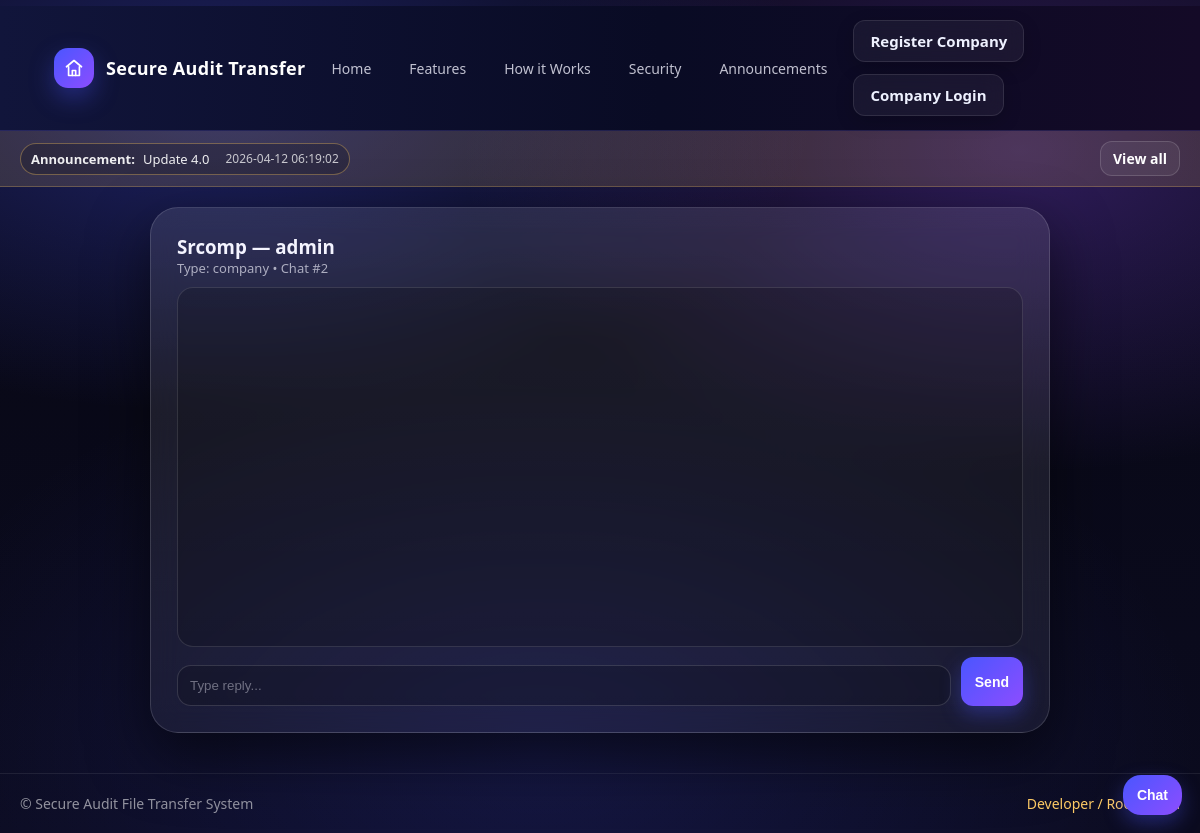
The app's page /root/chat/2 (signed in) with its own data.
### tables this page shows
CREATE TABLE announcements (
        id INTEGER PRIMARY KEY AUTOINCREMENT,
        title TEXT NOT NULL,
        body TEXT NOT NULL,
        created_at DATETIME DEFAULT CURRENT_TIMESTAMP
    );

CREATE TABLE chats (
        id INTEGER PRIMARY KEY AUTOINCREMENT,
        chat_type TEXT NOT NULL,              -- 'root_public' | 'company' | 'admin_to_root'
        company_id INTEGER,                   -- NULL for root_public/admin_to_root
        created_at DATETIME DEFAULT CURRENT_TIMESTAMP,
        created_by_user_id INTEGER,           -- NULL for visitor chats
        visitor_token TEXT,                   -- for root_public OR "low:high" for company OR "admin:<id>" for admin_to_root
        user1_id INTEGER,                     -- optional for company/admin_to_root pairing
        user2_id INTEGER                      -- optional for company/admin_to_root pairing
    );

### app.py (the view)
@app.route("/root/chat/<int:chat_id>")
def root_chat_view(chat_id):
    if not root_required():
        return redirect(url_for("root_login"))
    conn = get_db()
    cur = conn.cursor()
    cur.execute("""
        SELECT
            c.id,
            c.chat_type,
            COALESCE(comp.company_name, 'Unknown') AS company_name,
            COALESCE(u.username, 'Unknown') AS admin_username
        FROM chats c
        LEFT JOIN users u
          ON u.id = CASE
              WHEN c.chat_type='admin_to_root' THEN
                CASE
                  WHEN COALESCE(c.user1_id,0) > COALESCE(c.user2_id,0) THEN COALESCE(c.user1_id,0)
                  ELSE COALESCE(c.user2_id,0)
                END
              ELSE c.created_by_user_id
          END
        LEFT JOIN companies comp ON comp.id = u.company_id
        WHERE c.id=?
        LIMIT 1
    """, (chat_id,))
    row = cur.fetchone()
    conn.close()
    if not row:
        flash("Chat not found.", "danger")
        return redirect(url_for("root_chats"))
    return render_template(
        "root_chat_view.html",
        chat_id=chat_id,
        chat_type=row[1],
        company_name=row[2],
        admin_username=row[3]
    )

### app.py (called while the page is built)
def get_db():
    conn = sqlite3.connect(DATABASE)
    return conn

def root_required():
    return bool(session.get("is_root") is True)

@app.context_processor
def inject_latest_announcement():
    try:
        conn = get_db()
        cur = conn.cursor()
        cur.execute("SELECT id, title, created_at FROM announcements ORDER BY id DESC LIMIT 1")
        row = cur.fetchone()
        conn.close()
        if row:
            return {"latest_announcement": {"id": row[0], "title": row[1], "created_at": row[2]}}
    except Exception:
        pass
    return {"latest_announcement": None}

### templates/root_chat_view.html (shortened to what this page needs)
{% extends "base.html" %}
{% block content %}
<div class="glass-card" style="max-width:900px;margin:20px auto;">
  <div class="right-pane">
    <h3 style="margin:0;">{{ company_name }} — {{ admin_username }}</h3>
    <div class="small-muted">Type: {{ chat_type }} • Chat #{{ chat_id }}</div>
    <div id="chatBox" style="height:360px;overflow:auto;border:1px solid rgba(255,255,255,.12);border-radius:16px;padding:10px;background:rgba(0,0,0,.18);margin-top:10px;"></div>
    <div style="display:flex;gap:10px;margin-top:10px;">
      <input id="msg" class="input" placeholder="Type reply..." style="flex:1;">
      <button id="sendBtn" class="btn btn-primary" type="button">Send</button>
    </div>
  </div>
</div>
{% endblock %}

### templates/base.html (shortened to what this page needs)
<!DOCTYPE html>
<html>
<head>
  <link rel="stylesheet" href="{{ url_for('static', filename='theme.css') }}">
</head>
<body>
<div class="navbar">
  <div class="container-xl nav-inner">
    <a class="brand" href="{{ url_for('home') }}">
      <span class="brand-badge">
      </span>
      <span>Secure Audit Transfer</span>
    </a>
    <div class="nav-links">
      <a href="{{ url_for('home') }}">Home</a>
      <a href="{{ url_for('home') }}#features">Features</a>
      <a href="{{ url_for('home') }}#how">How it Works</a>
      <a href="{{ url_for('home') }}#security">Security</a>
      <a href="{{ url_for('announcements_page') }}">Announcements</a>
    </div>
    <div class="nav-actions">
      <div class="nav-right">
  {% if session.get('company_id') %}
    <a href="{{ url_for('portal_select') }}" class="nav-link-btn">Back to Dashboard</a>
    {% if session.get('role') == 'admin' %}
      <a href="{{ url_for('admin_dashboard') }}" class="nav-link-btn">Admin Panel</a>
    {% elif session.get('role') == 'it' %}
      <a href="{{ url_for('it_dashboard') }}" class="nav-link-btn">IT Panel</a>
    {% elif session.get('role') == 'staff' %}
      <a href="{{ url_for('staff_dashboard') }}" class="nav-link-btn">Staff Panel</a>
    {% endif %}
    <a href="{{ url_for('logout') }}" class="nav-link-btn logout-btn">Logout</a>
  {% else %}
    <a href="{{ url_for('register_company') }}" class="nav-link-btn">Register Company</a>
    <a href="{{ url_for('company_login') }}" class="nav-link-btn">Company Login</a>
  {% endif %}
</div>
    </div>
  </div>
</div>
{% if latest_announcement %}
<div class="announce-bar">
  <div class="container-xl wrap">
    <div class="announce-pill">
      <b>Announcement:</b>
      <span>{{ latest_announcement.title }}</span>
      <span class="announce-date">{{ latest_announcement.created_at }}</span>
    </div>
    <a class="btn" href="{{ url_for('announcements_page') }}" style="padding:7px 12px;">View all</a>
  </div>
</div>
{% endif %}
<div class="container-xl">
  {% block content %}{% endblock %}
</div>
<div class="chat-fab">
  <button id="chatOpenBtn" class="btn btn-primary" type="button" style="border-radius:18px;padding:12px 14px; position:relative;">
  Chat
</button>
</div>
<div class="footer">
  <div class="container-xl" style="display:flex;justify-content:space-between;flex-wrap:wrap;">
    <div>© Secure Audit File Transfer System</div>
    <div>
      <a href="{{ url_for('root_login') }}" style="color:#ffcc66;">Developer / Root Portal</a>
    </div>
  </div>
</div>
</body>
</html>

### static/theme.css (style rules this page uses)
:root { --bg:#070712; --bg2:#0b0b1f; --text:#f4f4ff; --muted:rgba(244,244,255,.65); --glass: rgba(255,255,255,.08); --stroke: rgba(255,255,255,.14); --primary:#4a56ff; --primary2:#8c4dff; --good:#3ddc97; --warn:#ffcc66; --danger:#ff5c7a; --shadow: 0 24px 60px rgba(0,0,0,.55); --radius: 22px; --radius2: 16px; --font: ui-sans-serif, system-ui, -apple-system, Segoe UI, Roboto, Helvetica, Arial; }
* { box-sizing:border-box; }
html,body { height:100%; }
body { margin:0; font-family:var(--font); color:var(--text); background: radial-gradient(1000px 520px at 18% 12%, rgba(74,86,255,.35), transparent 60%), radial-gradient(900px 520px at 85% 18%, rgba(140,77,255,.30), transparent 62%), radial-gradient(1100px 700px at 45% 90%, rgba(74,86,255,.16), transparent 60%), linear-gradient(180deg, var(--bg) 0%, var(--bg2) 100%); }
a { color: inherit; text-decoration:none; }
.container-xl { max-width: 1180px; margin: 0 auto; padding: 0 18px; }
.navbar { position: sticky; top:0; z-index: 50; backdrop-filter: blur(12px); background: rgba(10,10,20,.45); border-bottom: 1px solid rgba(255,255,255,.10); }
.nav-inner { display:flex; align-items:center; justify-content:space-between; gap:14px; padding: 14px 0; }
.brand { display:flex; align-items:center; gap:10px; font-weight: 750; letter-spacing: .2px; }
.brand-badge { width: 34px; height:34px; border-radius: 12px; background: linear-gradient(135deg, rgba(74,86,255,1), rgba(140,77,255,1)); box-shadow: 0 10px 25px rgba(74,86,255,.30); }
.nav-links { display:flex; gap:14px; flex-wrap:wrap; align-items:center; }
.nav-links a { color: rgba(244,244,255,.78); font-size: 14px; padding: 8px 10px; border-radius: 12px; }
.nav-actions { display:flex; gap:10px; align-items:center; flex-wrap:wrap; }
.btn { display:inline-flex; align-items:center; justify-content:center; gap:8px; border-radius: 14px; padding: 10px 14px; font-weight: 650; border: 1px solid rgba(255,255,255,.14); background: rgba(255,255,255,.06); color: var(--text); cursor:pointer; transition: transform .12s ease, background .12s ease, border-color .12s ease; }
.btn-primary { border-color: rgba(74,86,255,.55); background: linear-gradient(135deg, rgba(74,86,255,1), rgba(140,77,255,1)); box-shadow: 0 12px 32px rgba(74,86,255,.24); }
.glass-card { margin: 26px auto 0; border-radius: 28px; background: linear-gradient(180deg, rgba(255,255,255,.10), rgba(255,255,255,.05)); border: 1px solid rgba(255,255,255,.14); box-shadow: var(--shadow); backdrop-filter: blur(16px); overflow:hidden; }
.right-pane { padding: 26px; }
.input { width: 100%; margin-top: 8px; padding: 12px 12px; border-radius: 14px; border: 1px solid rgba(255,255,255,.14); background: rgba(0,0,0,.18); color: var(--text); outline:none; }
.input::placeholder { color: rgba(244,244,255,.40); }
.footer { margin-top: 44px; padding: 22px 0; border-top: 1px solid rgba(255,255,255,.10); color: rgba(244,244,255,.55); }
.footer a { color: rgba(255,204,102,.9); }
.small-muted { color: var(--muted); font-size: 13px; }
html { scroll-behavior: smooth; }

### records on screen
announcements: title "Update 4.0", created_at "2026-04-12 06:19:02"
chats: chat_type "company"

### other values on screen
{{ company_name }} "Srcomp"
{{ admin_username }} "admin"
{{ chat_id }} "2"
